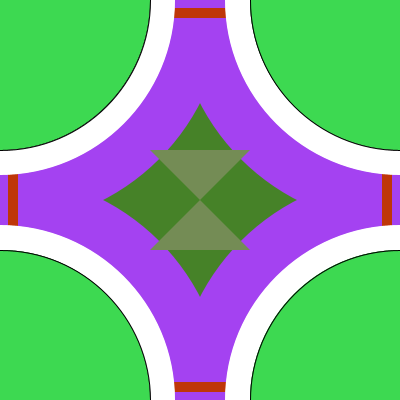
Frame 1 (no input)
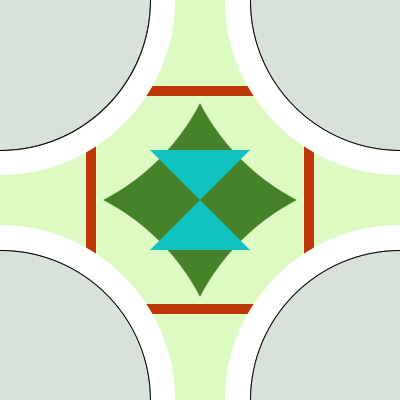
Frame 60 (the mouse pressed at the canvas centre just before this capture)
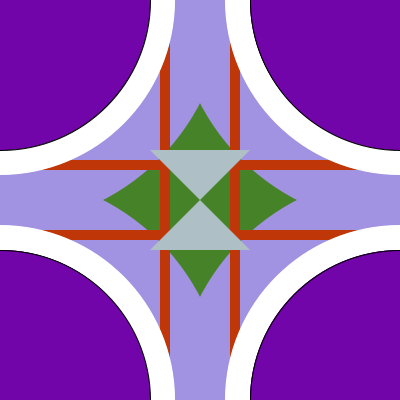
Frame 120 (the mouse held since frame 60 and released just before this capture)

The Processing sketch that drew these frames (run headless with seeded random() and noise(); from frame 60 on, the mouse is pressed at the canvas centre):

// Processing sketch: processing_109968
// ── processing_109968.pde

/* Homework two - composition (added motion and loops)
*  Aaron Cook
*  09/17/2013
*/

//Color value variables
float outerCircleR, outerCircleG, outerCircleB;
float innerCircleR, innerCircleG, innerCircleB;
float trianglesR, trianglesG, trianglesB;

//Variables for motion of red rectangles
int x = 0;
int xSpeed = 8;
int y = 390;
int ySpeed = 8;

////Variables for outer circles
int circW = 450;
int circH = 450;

void setup() {
  size(400,400);
  //noLoop();
  smooth();
}

void draw() {
  //Green background
  background(70,130,40);
  frameRate(8);

  //outer circles
  outerCircleR = random(1,254);
  outerCircleG = random(1,254);
  outerCircleB = random(1,254);
  ellipseMode(CENTER);
  noStroke();
  fill(outerCircleR,outerCircleG,outerCircleB);
  ellipse(0,0,circW,circH);
  ellipse(0,400,circW,circH);
  ellipse(400,0,circW,circH);
  ellipse(400,400,circW,circH);
//For loop slows down composition significantly:  
//  for (int a = 0; a < 451; a++) {
//    ellipse(0,0,a,a);
//    ellipse(0,400,a,a);
//    ellipse(400,0,a,a);
//    ellipse(400,400,a,a);
//  println(outerCircleR);
//  println(outerCircleG);
//  println(outerCircleB);
//  }

  //red rectangles
  x = x + xSpeed;  
  y = y - ySpeed;
  if ((x > width - 10) || (x < 0)) {
    xSpeed = xSpeed * -1;  //reverse direction when hits edge
  }
  if ((y > height - 10) || (y < 0)) {
    ySpeed = ySpeed * -1;  //reverse direction when hits edge
  }
  fill(191,54,8);
  rect(0,x,400,10);
  rect(x,0,10,400);
  rect(y,0,10,400);
  rect(0,y,400,10);

  //white circles
  fill(255);
  for (int w = 0; w < 351; w++) {
    ellipse(0,0,w,w);
    ellipse(0,400,w,w);
    ellipse(400,0,w,w);
    ellipse(400,400,w,w);  
  }
   
  //inner circles
  innerCircleR = random(1,254);
  innerCircleG = random(1,254);
  innerCircleB = random(1,254);
  fill(innerCircleR,innerCircleG,innerCircleB);
  stroke(0);
  for (int i = 0; i < 301; i++) {
    ellipse(0,0,i,i);
    ellipse(0,400,i,i);
    ellipse(400,0,i,i);
    ellipse(400,400,i,i);
  }

  //center triangles
  trianglesR = random(1,254);
  trianglesG = random(1,254);
  trianglesB = random(1,254);
  fill(trianglesR, trianglesG, trianglesB);
  noStroke();
  quad(150,150,250,250,150,250,250,150);
//  println(trianglesR);
//  println(trianglesG);
//  println(trianglesB);
}
